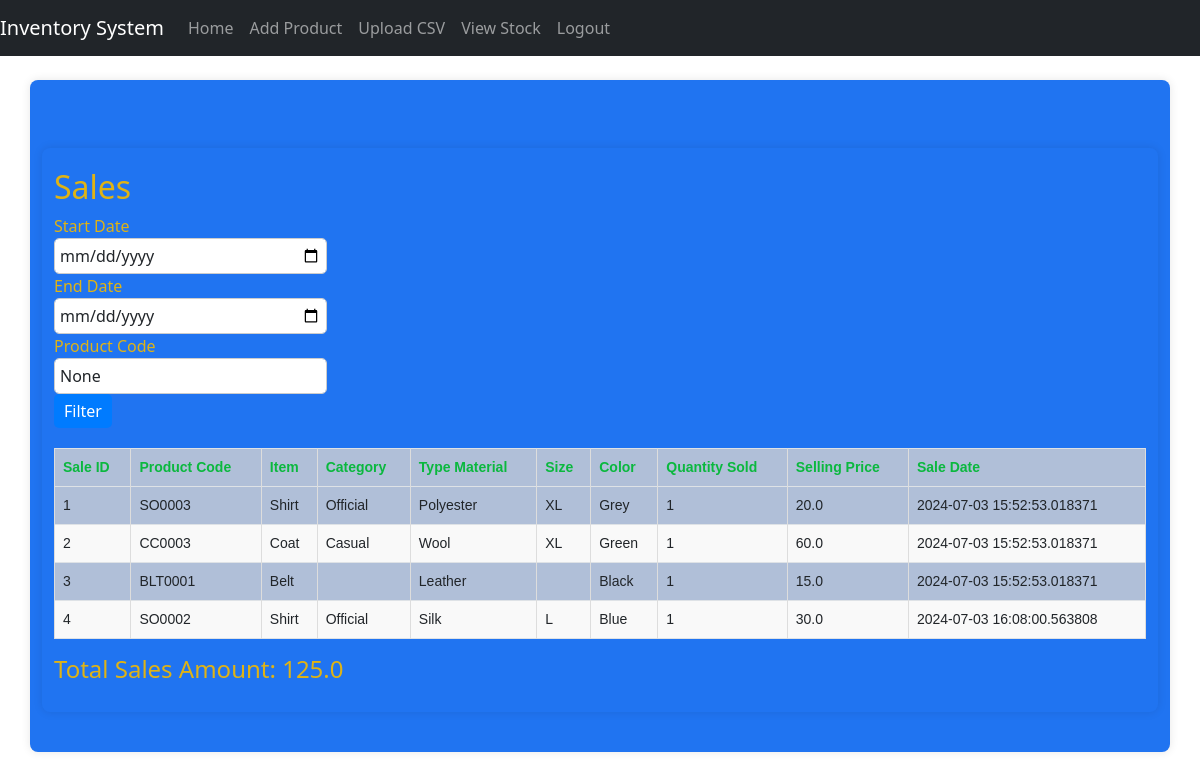
Before: /sales (signed in) with the older database file.
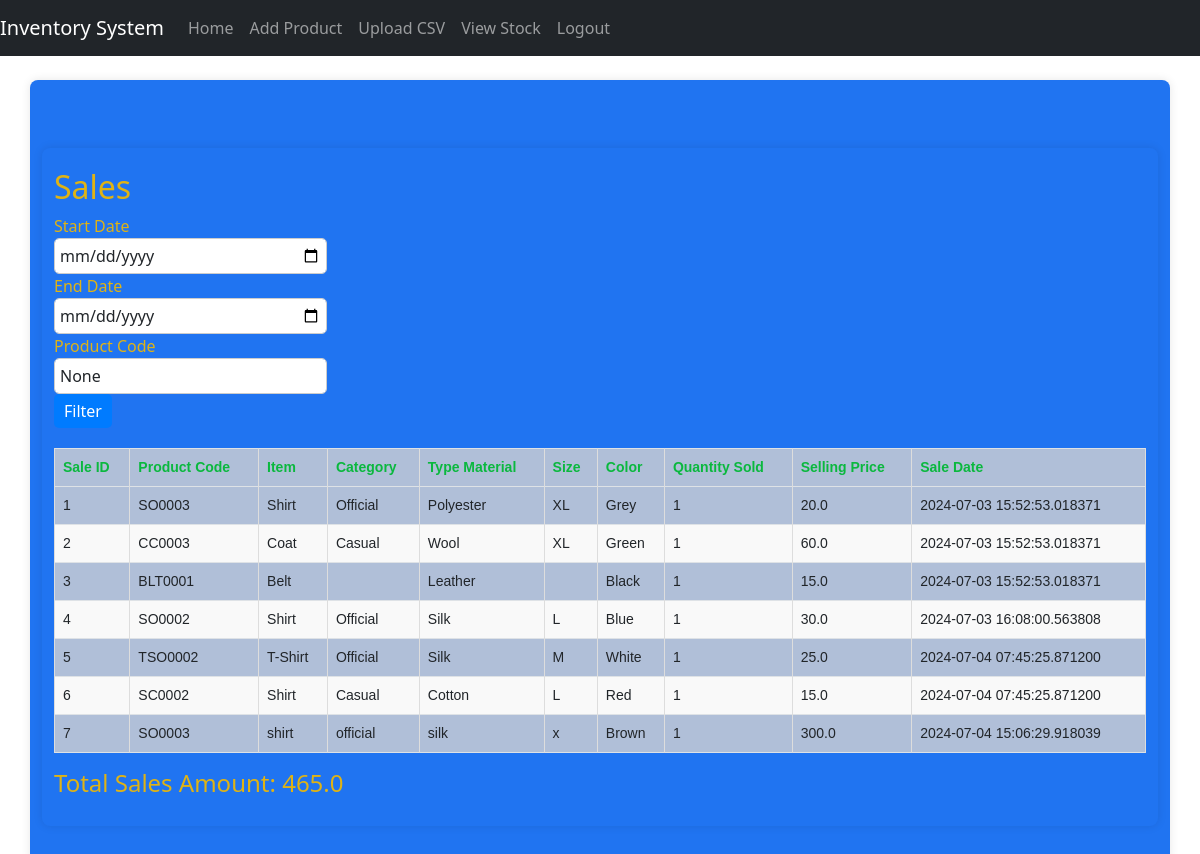
After: the same page with the newer database file.
### STORE/models.py (models this page shows)
class Sale(db.Model):
    id = db.Column(db.Integer, primary_key=True)
    product_id = db.Column(db.Integer, nullable=False)  # Store the product ID for reference
    product_code = db.Column(db.String(20), nullable=False)
    item = db.Column(db.String(50), nullable=False)
    category = db.Column(db.String(50), nullable=False)
    type_material = db.Column(db.String(50), nullable=False)
    size = db.Column(db.String(10), nullable=False)
    color = db.Column(db.String(20), nullable=False)
    description = db.Column(db.String(255), nullable=True)
    buying_price = db.Column(db.Float, nullable=False)
    selling_price = db.Column(db.Float, nullable=False)
    quantity_sold = db.Column(db.Integer, nullable=False)
    sale_date = db.Column(db.DateTime, nullable=False, default=datetime.utcnow)

### STORE/routes.py (the view)
@bp.route('/sales', methods=['GET', 'POST'])
@login_required
def sales():
    query = db.session.query(Sale)
    start_date = request.args.get('start_date')
    end_date = request.args.get('end_date')
    product_codes = request.args.getlist('product')
    entered_product_code = request.args.get('product_code')
    filtering_criteria_present = any([start_date, end_date, product_codes, entered_product_code])
    if start_date:
        query = query.filter(Sale.sale_date >= start_date)
    if end_date:
        query = query.filter(Sale.sale_date <= end_date)
    if product_codes:
        query = query.filter(Sale.product_code.in_(product_codes))
    if entered_product_code:
        query = query.filter(Sale.product_code.like(f'%{entered_product_code}%'))
    sales_data = query.all()
    total_sales_amount = sum(sale.quantity_sold * sale.selling_price for sale in sales_data)
    return render_template(
        'sales.html',
        sales_data=sales_data,
        total_sales_amount=total_sales_amount,
        start_date=start_date,
        end_date=end_date,
        product_codes=product_codes,
        entered_product_code=entered_product_code,
        filtering_criteria_present=filtering_criteria_present
    )

### STORE/__init__.py (called while the page is built)
def create_app():
    app = Flask(__name__)
    app.config['SECRET_KEY'] = 'your_secret_key_here'
    app.config['SQLALCHEMY_DATABASE_URI'] = 'sqlite:///C:\\Users\\gabriel.githinji\\Desktop\\tests\\Clothes-Store-Inventory-with-Flask\\instance\\your_database.db'
    app.config['SQLALCHEMY_TRACK_MODIFICATIONS'] = False
    db.init_app(app)
    login_manager.init_app(app)
    login_manager.login_view = 'routes.login'
    migrate = Migrate(app, db)
    from STORE.models import User
    @login_manager.user_loader
    def load_user(user_id):
        return User.query.get(int(user_id))
    from STORE.routes import bp as routes_bp
    app.register_blueprint(routes_bp)
    return app

### STORE/templates/sales.html (shortened to what this page needs)
{% extends "base.html" %}
{% block content %}
<div class="container mt-5">
    <h2>Sales</h2>
    <form method="get" action="{{ url_for('routes.sales') }}">
        <div class="form-row">
            <div class="form-group col-md-3">
                <label for="start_date">Start Date</label>
                <input type="date" class="form-control" id="start_date" name="start_date" value="{{ start_date }}">
            </div>
            <div class="form-group col-md-3">
                <label for="end_date">End Date</label>
                <input type="date" class="form-control" id="end_date" name="end_date" value="{{ end_date }}">
            </div>
            <div class="form-group col-md-3">
                <label for="product_code">Product Code</label>
                <input type="text" class="form-control" id="product_code" name="product_code" value="{{ entered_product_code }}">
            </div>
            <div class="form-group col-md-3 align-self-end">
                <button type="submit" class="btn btn-primary">Filter</button>
            </div>
        </div>
    </form>
    <table class="table table-bordered mt-3">
        <thead>
            <tr>
                <th>Sale ID</th>
                <th>Product Code</th>
                <th>Item</th>
                <th>Category</th>
                <th>Type Material</th>
                <th>Size</th>
                <th>Color</th>
                <th>Quantity Sold</th>
                <th>Selling Price</th>
                <th>Sale Date</th>
            </tr>
        </thead>
        <tbody>
            {% for sale in sales_data %}
                <tr>
                    <td>{{ sale.id }}</td>
                    <td>{{ sale.product_code }}</td>
                    <td>{{ sale.item }}</td>
                    <td>{{ sale.category }}</td>
                    <td>{{ sale.type_material }}</td>
                    <td>{{ sale.size }}</td>
                    <td>{{ sale.color }}</td>
                    <td>{{ sale.quantity_sold }}</td>
                    <td>{{ sale.selling_price }}</td>
                    <td>{{ sale.sale_date }}</td>
                </tr>
            {% endfor %}
        </tbody>
    </table>
    <h4>Total Sales Amount: {{ total_sales_amount }}</h4>
</div>
{% endblock %}

Changed rows visible on the page:
added Sale: id "5", product_code "TSO0002", item "T-Shirt", category "Official", type_material "Silk", size "M", color "White", quantity_sold "1", selling_price "25.0", sale_date "2024-07-04 07:45:25.871200"
added Sale: id "6", product_code "SC0002", item "Shirt", category "Casual", type_material "Cotton", size "L", color "Red", quantity_sold "1", selling_price "15.0", sale_date "2024-07-04 07:45:25.871200"
added Sale: id "7", product_code "SO0003", item "shirt", category "official", type_material "silk", size "x", color "Brown", quantity_sold "1", selling_price "300.0", sale_date "2024-07-04 15:06:29.918039"
Other visible differences:
{{ total_sales_amount }}: "125.0" → "465.0"
